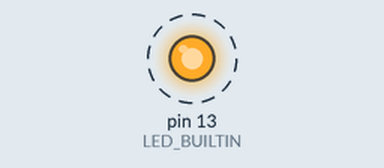
A sketch run on a simulated Arduino Uno, built with avr-gcc and run on an emulated ATmega328P. Shown: output pins drawn as LEDs (lit = HIGH). Dashed ring = blinking.

Above: at 0.5 s.
Timing chart, 0 to 4.6 s (numbered marks = the images above):
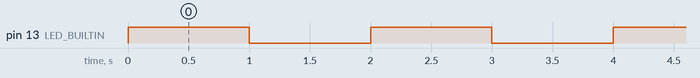

The sketch:

Code.ino
```cpp
// C++ code
//
int Tempo = 0;

void setup()
{
  pinMode(LED_BUILTIN, OUTPUT);

  Tempo = 1000;
}

void loop()
{
  digitalWrite(LED_BUILTIN, HIGH);
  delay(Tempo); // Wait for Tempo millisecond(s)
  digitalWrite(LED_BUILTIN, LOW);
  delay(Tempo); // Wait for Tempo millisecond(s)
}
```

Measured:
- by itself, pin 13 (LED_BUILTIN): alternates HIGH for 1.0 s and LOW for 1.0 s
